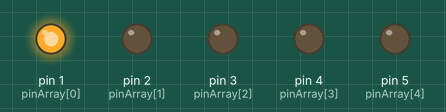
A sketch run on a simulated Arduino Uno, built with avr-gcc and run on an emulated ATmega328P. On the bench: output pins drawn as LEDs (lit = HIGH).

Above: at 0.2 s.
At 3.7 s:
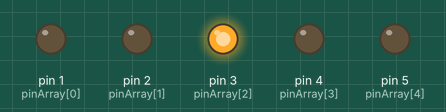
At 5.7 s:
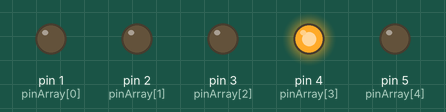
At 8.0 s:
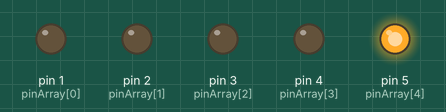
At 9.5 s:
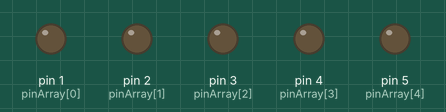
At 11.7 s:
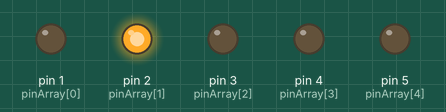
Timing chart, 0 to 13.0 s (numbered marks = the images above):
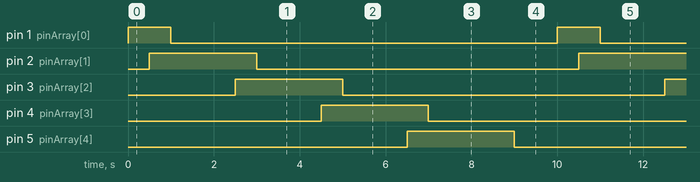

The sketch:

sketch_may14c.ino
```cpp
int pinArray[] = {1,2,3,4,5};
int count;
int timer = 500;

void setup() {
  pinMode(1, OUTPUT);
  pinMode(2, OUTPUT);
  pinMode(3, OUTPUT);
  pinMode(4, OUTPUT);
  pinMode(5, OUTPUT);
}

 void loop(){
  for (count=0; count<5; count++){
    digitalWrite(pinArray[count], HIGH);
    delay(timer);
    digitalWrite(pinArray[count + 1], HIGH);
    delay(timer);
    digitalWrite(pinArray[count], LOW);
    delay(timer*2);
  }

  for (count=5; count<0; count--){
    digitalWrite(pinArray[count], HIGH);
    delay(timer);
    digitalWrite(pinArray[count - 1], HIGH);
    delay(timer);
    digitalWrite(pinArray[count], LOW);
    delay(timer*2);
  }

}
```

Measured:
- by itself, pin 1 (pinArray[0]): alternates HIGH for 1.0 s and LOW for 9.0 s
- by itself, pin 2 (pinArray[1]), pin 3 (pinArray[2]), pin 4 (pinArray[3]), pin 5 (pinArray[4]): alternates HIGH for 2.5 s and LOW for 7.5 s
- by itself, everything shown: repeats every 10.0 s, in 10 steps
